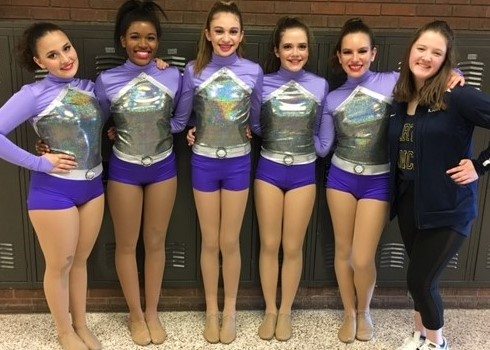
#> input picture girls.jpg, 490 x 350 px
$ python facedetect.py
#> lines starting #> are read from the running program, lines starting #| are printed output that depends on the picture; after the words box and inside, x2 and y2 are one past the last pixel; in counts of white or black regions, pixels touching at a corner belong together
import numpy as np
import cv2
from pprint import pprint
face_cascade = cv2.CascadeClassifier('face.xml')
eye_cascade = cv2.CascadeClassifier('eye.xml')

img = cv2.imread('girls.jpg')
#> img is the input picture: shape (350, 490, 3); mean B, G, R 83.3, 91.8, 109.8
gray = cv2.cvtColor(img, cv2.COLOR_BGR2GRAY)
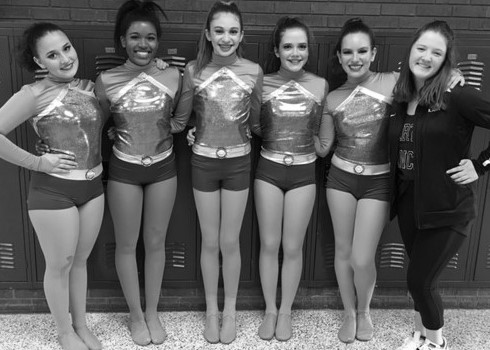
#> gray: shape (350, 490); min 0, max 255, mean 96.2

faces = face_cascade.detectMultiScale(gray, 1.3, 5)
#> faces = [[204, 13, 45, 45], [120, 19, 45, 45], [274, 30, 44, 44], [333, 34, 45, 45], [408, 33, 44, 44]]


for (x,y,w,h) in faces:
    img = cv2.rectangle(img,(x,y),(x+w,y+h),(0,0,255),2)
    roi_gray = gray[y:y+h, x:x+w]
    roi_color = img[y:y+h, x:x+w]
    eyes = eye_cascade.detectMultiScale(roi_gray)
    for (ex,ey,ew,eh) in eyes:
        cv2.rectangle(roi_color,(ex,ey),(ex+ew,ey+eh),(0,255,0),2)
#> this loop made 5 passes
#> pass 1, `img = cv2.rectangle(img,(x,y),(x+w,y+h),(0,0,255),2)`:
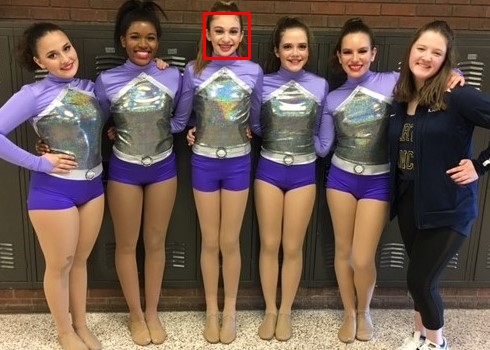
#> img: shape (350, 490, 3); 0.31% of pixels changed, all inside (x1, y1, x2, y2) = (203, 12, 251, 60)
#> pass 1, `roi_color = img[y:y+h, x:x+w]`:
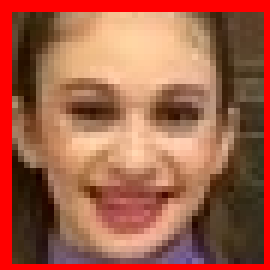
#> roi_color: shape (45, 45, 3) (shown 6 times larger); mean B, G, R 72.4, 95.8, 164.7
#> pass 2, `img = cv2.rectangle(img,(x,y),(x+w,y+h),(0,0,255),2)`:
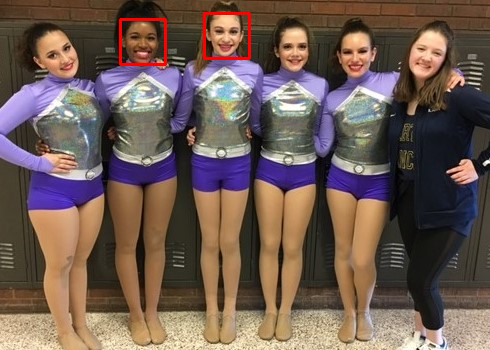
#> img: shape (350, 490, 3); 0.31% of pixels changed, all inside (x1, y1, x2, y2) = (119, 18, 167, 66)
#> after the loop:
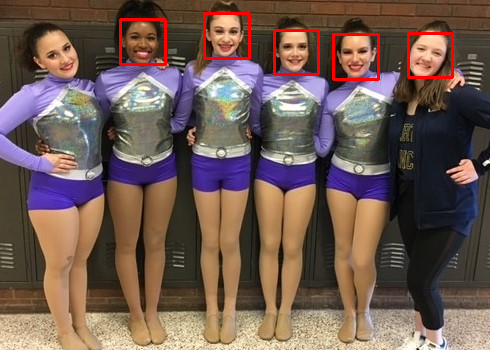
#> img: shape (350, 490, 3); 0.92% of pixels changed, all inside (x1, y1, x2, y2) = (273, 29, 454, 81)
#> after the loop:
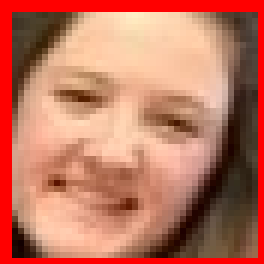
#> roi_color: shape (44, 44, 3) (shown 6 times larger); mean B, G, R 94.7, 117, 190.9
#> after the loop:
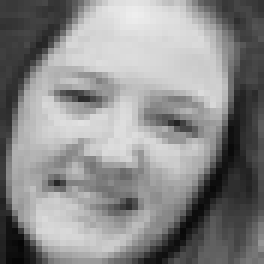
#> roi_gray: shape (44, 44) (shown 6 times larger); min 6, max 238, mean 138.5

cv2.imshow('img',img)
cv2.waitKey(0)
cv2.destroyAllWindows()
